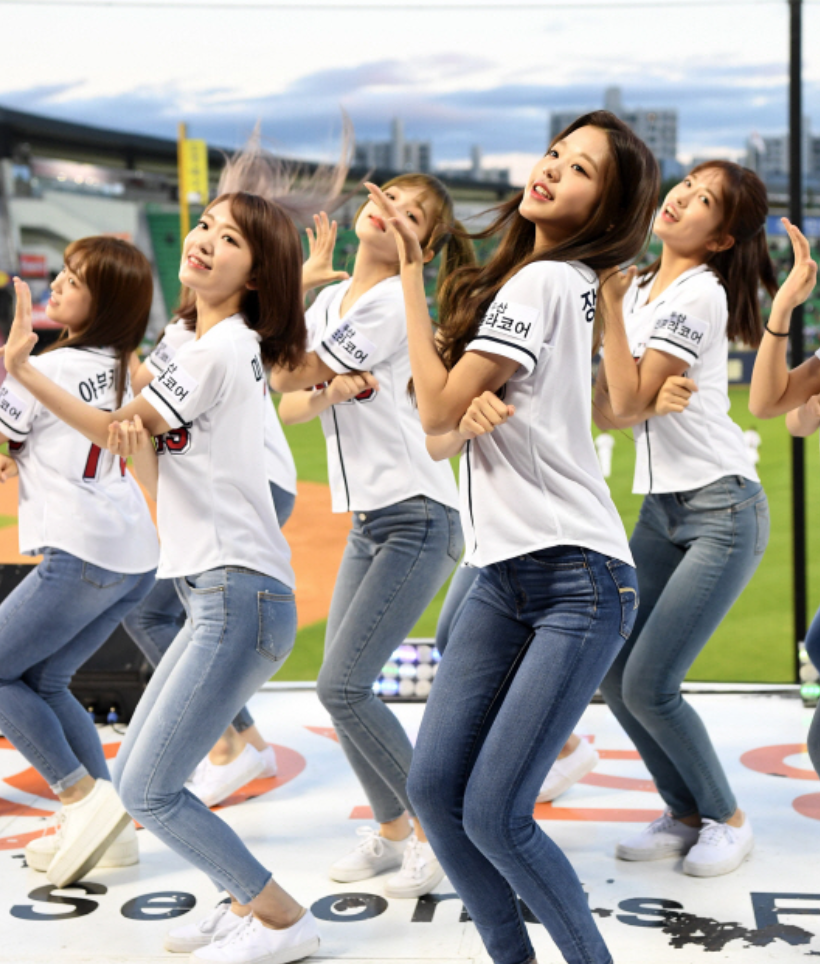
#> input picture izone_oy.png, 820 x 964 px
$ python main.py
#> lines starting #> are read from the running program, lines starting #| are printed output that depends on the picture
#> further down, o_img is the input picture: shape (964, 820, 3); mean B, G, R 157.9, 161.7, 165.2
### Elastic.py
import numpy as np
import cv2
from scipy.ndimage.interpolation import map_coordinates
from scipy.ndimage.filters import gaussian_filter


def elastic(image, alpha, sigma, random_state=None):
    """Elastic deformation of images as described in [Simard2003]_.
    .. [Simard2003] Simard, Steinkraus and Platt, "Best Practices for
       Convolutional Neural Networks applied to Visual Document Analysis", in
       Proc. of the International Conference on Document Analysis and
       Recognition, 2003.
    """
#> called with alpha = 5000, sigma = 8
    if random_state is None:
        random_state = np.random.RandomState(None)

    #print(random_state)
    shape = image.shape
#> shape = (964, 820, 3)
    dx = gaussian_filter((random_state.rand(*shape) * 2 - 1), sigma, mode="constant", cval=0) * alpha
    dy = gaussian_filter((random_state.rand(*shape) * 2 - 1), sigma, mode="constant", cval=0) * alpha
    dz = np.zeros_like(dx)

    x, y, z = np.meshgrid(np.arange(shape[1]), np.arange(shape[0]), np.arange(shape[2]))

    indices = np.reshape(y+dy, (-1, 1)), np.reshape(x+dx, (-1, 1)), np.reshape(z, (-1, 1))
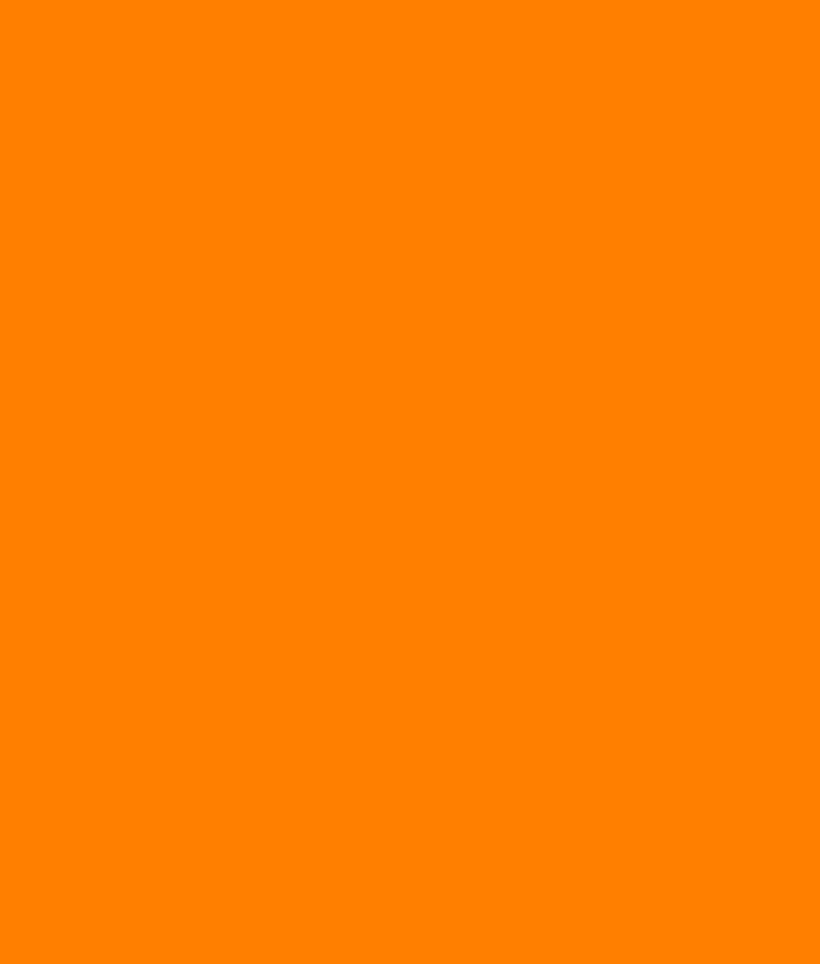
#> z: shape (964, 820, 3) int64; mean of channels 0, 1, 2 0, 1, 2; drawn with min black and max white
    distored_image = map_coordinates(image, indices, order=1, mode='nearest')  #wrap,reflect, nearest


    return distored_image.reshape(image.shape)
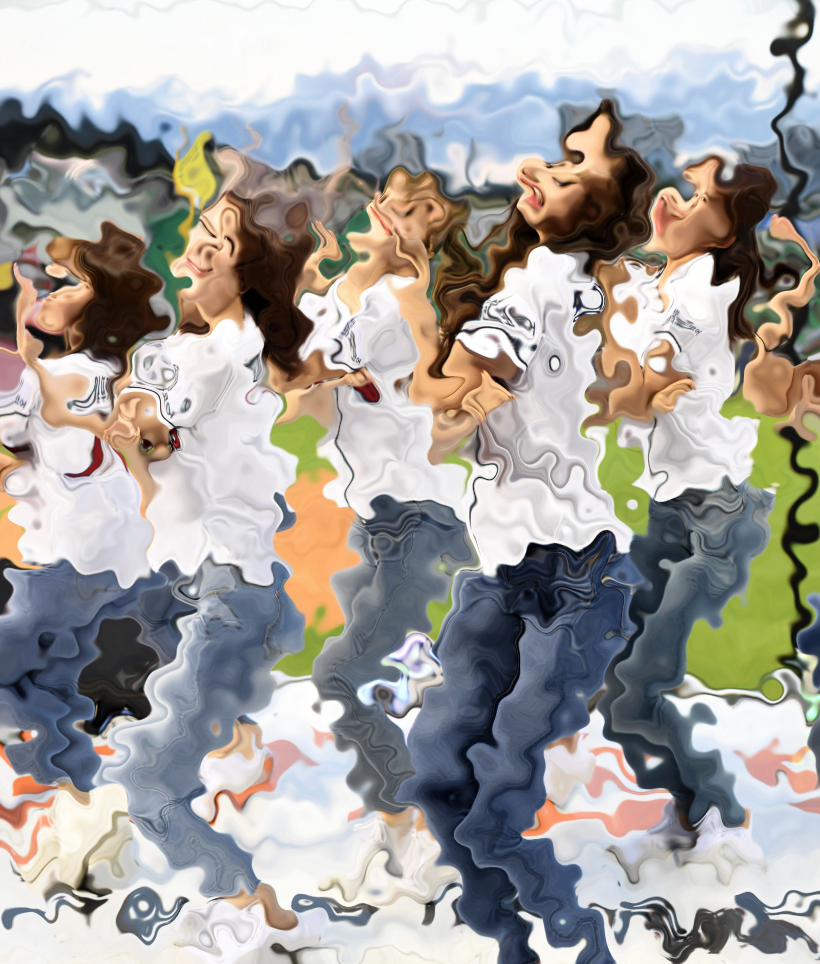
#> returned value: shape (964, 820, 3); mean of channels 0, 1, 2 158.4, 162.1, 165.1; drawn as B, G, R


# [25 lines left out: function test_elastic_pts, not called in this run]

### main.py
import numpy as np
import cv2
from Elastic import elastic


#file read
o_img = cv2.imread('izone_oy.png')
elMat = elastic(o_img, alpha=5000, sigma=8, random_state=None)

cv2.namedWindow('origin',0)
cv2.imshow('origin', o_img)
cv2.namedWindow('elastic',0)
cv2.imshow('elastic', elMat)

cv2.waitKey(0)
